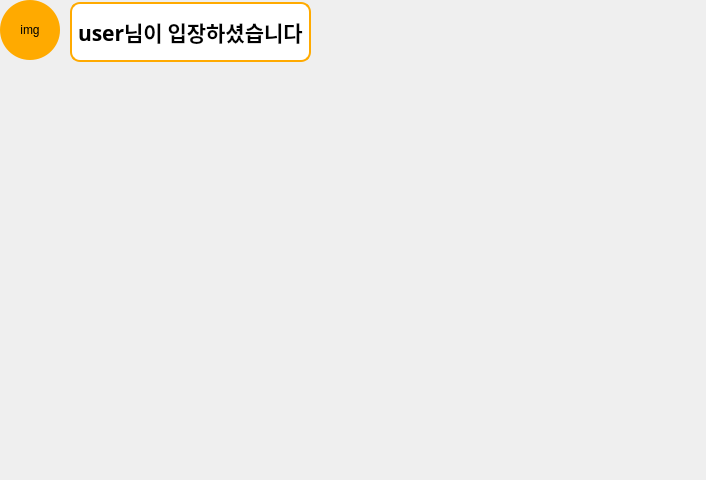
                <widget class="QWidget" name="chatContents">
                 <property name="geometry">
                  <rect>
                   <x>0</x>
                   <y>0</y>
                   <width>706</width>
                   <height>480</height>
                  </rect>
                 </property>
                 <layout class="QGridLayout" name="gridLayout_3">
                  <property name="leftMargin">
                   <number>0</number>
                  </property>
                  <property name="topMargin">
                   <number>0</number>
                  </property>
                  <property name="rightMargin">
                   <number>0</number>
                  </property>
                  <property name="bottomMargin">
                   <number>5</number>
                  </property>
                  <property name="spacing">
                   <number>7</number>
                  </property>
                  <item row="2" column="0">
                   <spacer name="chatAreaDownSpacer">
                    <property name="orientation">
                     <enum>Qt::Vertical</enum>
                    </property>
                    <property name="sizeType">
                     <enum>QSizePolicy::Expanding</enum>
                    </property>
                    <property name="sizeHint" stdset="0">
                     <size>
                      <width>20</width>
                      <height>9999999</height>
                     </size>
                    </property>
                   </spacer>
                  </item>
                  <item row="1" column="0">
                   <widget class="QFrame" name="chatBox">
                    <property name="sizePolicy">
                     <sizepolicy hsizetype="Preferred" vsizetype="Fixed">
                      <horstretch>0</horstretch>
                      <verstretch>0</verstretch>
                     </sizepolicy>
                    </property>
                    <property name="minimumSize">
                     <size>
                      <width>0</width>
                      <height>65</height>
                     </size>
                    </property>
                    <layout class="QHBoxLayout" name="_2">
                     <property name="spacing">
                      <number>10</number>
                     </property>
                     <property name="leftMargin">
                      <number>0</number>
                     </property>
                     <property name="topMargin">
                      <number>0</number>
                     </property>
                     <property name="rightMargin">
                      <number>0</number>
                     </property>
                     <property name="bottomMargin">
                      <number>0</number>
                     </property>
                     <item>
                      <widget class="QFrame" name="chatUserBox">
                       <property name="sizePolicy">
                        <sizepolicy hsizetype="Fixed" vsizetype="Preferred">
                         <horstretch>0</horstretch>
                         <verstretch>0</verstretch>
                        </sizepolicy>
                       </property>
                       <property name="minimumSize">
                        <size>
                         <width>60</width>
                         <height>0</height>
                        </size>
                       </property>
                       <layout class="QVBoxLayout" name="verticalLayout_14">
                        <property name="spacing">
                         <number>1</number>
                        </property>
                        <property name="leftMargin">
                         <number>0</number>
                        </property>
                        <property name="topMargin">
                         <number>0</number>
                        </property>
                        <property name="rightMargin">
                         <number>0</number>
                        </property>
                        <property name="bottomMargin">
                         <number>0</number>
                        </property>
                        <item>
                         <widget class="QLabel" name="chatUserImg">
                          <property name="sizePolicy">
                           <sizepolicy hsizetype="Fixed" vsizetype="Fixed">
                            <horstretch>0</horstretch>
                            <verstretch>0</verstretch>
                           </sizepolicy>
                          </property>
                          <property name="minimumSize">
                           <size>
                            <width>60</width>
                            <height>60</height>
                           </size>
                          </property>
                          <property name="maximumSize">
                           <size>
                            <width>60</width>
                            <height>60</height>
                           </size>
                          </property>
                          <property name="font">
                           <font>
                            <stylestrategy>PreferDefault</stylestrategy>
                           </font>
                          </property>
                          <property name="layoutDirection">
                           <enum>Qt::LeftToRight</enum>
                          </property>
                          <property name="styleSheet">
                           <string notr="true">border-radius: 30px;
background-color: rgb(255, 170, 0);</string>
                          </property>
                          <property name="text">
                           <string>img</string>
                          </property>
                          <property name="alignment">
                           <set>Qt::AlignCenter</set>
                          </property>
                         </widget>
                        </item>
                        <item>
                         <spacer name="chatUserDownSpacer">
                          <property name="orientation">
                           <enum>Qt::Vertical</enum>
                          </property>
                          <property name="sizeType">
                           <enum>QSizePolicy::Expanding</enum>
                          </property>
                          <property name="sizeHint" stdset="0">
                           <size>
                            <width>20</width>
                            <height>50</height>
                           </size>
                          </property>
                         </spacer>
                        </item>
                       </layout>
                      </widget>
                     </item>
                     <item>
                      <widget class="QLabel" name="chatting">
                       <property name="enabled">
                        <bool>true</bool>
                       </property>
                       <property name="sizePolicy">
                        <sizepolicy hsizetype="Preferred" vsizetype="Fixed">
                         <horstretch>0</horstretch>
                         <verstretch>0</verstretch>
                        </sizepolicy>
                       </property>
                       <property name="minimumSize">
                        <size>
                         <width>0</width>
                         <height>60</height>
                        </size>
                       </property>
                       <property name="maximumSize">
                        <size>
                         <width>16777215</width>
                         <height>16777215</height>
                        </size>
                       </property>
                       <property name="font">
                        <font>
                         <family>나눔고딕</family>
                         <pointsize>16</pointsize>
                         <weight>75</weight>
                         <bold>true</bold>
                         <stylestrategy>PreferDefault</stylestrategy>
                         <kerning>true</kerning>
                        </font>
                       </property>
                       <property name="styleSheet">
                        <string notr="true">border: 2px solid rgb(255, 170, 0);
border-radius: 10px;
background-color: rgb(255, 255, 255);</string>
                       </property>
                       <property name="text">
                        <string>user님이 입장하셨습니다</string>
                       </property>
                      </widget>
                     </item>
                     <item>
                      <spacer name="chatBoxRightSpacer">
                       <property name="orientation">
                        <enum>Qt::Horizontal</enum>
                       </property>
                       <property name="sizeType">
                        <enum>QSizePolicy::Expanding</enum>
                       </property>
                       <property name="sizeHint" stdset="0">
                        <size>
                         <width>50</width>
                         <height>50</height>
                        </size>
                       </property>
                      </spacer>
                     </item>
                    </layout>
                   </widget>
                  </item>
                 </layout>
                </widget>
